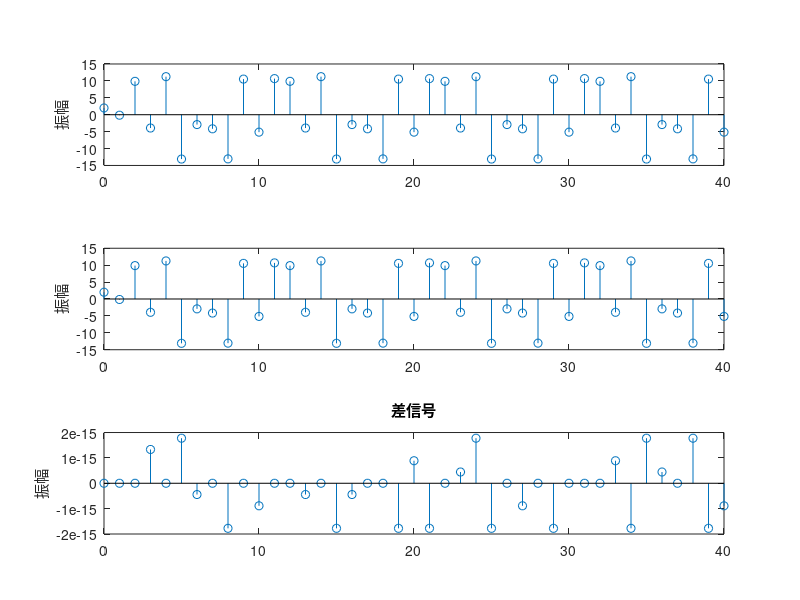

Here is the MATLAB script that generated this plot:
clear all;
n=0:40;
a=2;b=-3;
x1=cos(2*pi*0.1*n);
x2=sin(2*pi*0.4*n);
x=a*x1+b*x2;
num = [1 0 3.2];
den = 1;
y1=filter(num,den,x1);
y2=filter(num,den,x2);
y=filter(num,den,x);
yt=a*y1+b*y2;
d=y-yt;%计算差值输出 d[n]
subplot(3,1,1)
stem(n,y);
ylabel("振幅");
subplot(3,1,2)
stem(n,yt);
ylabel("振幅");
subplot(3,1,3)
stem(n,d);
ylabel("振幅");
title("差信号");